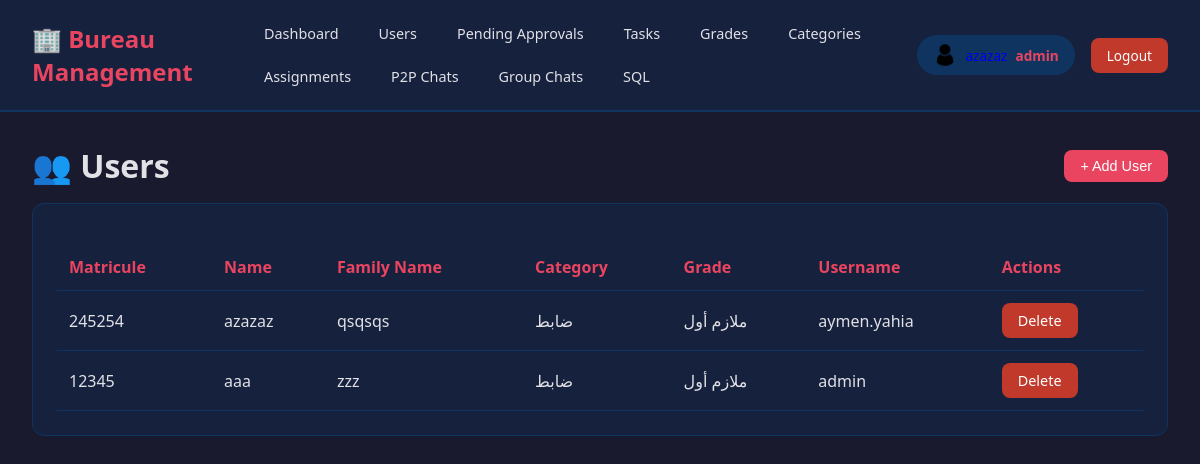
/web/users (signed in), run on the app's committed database.
### database.py (models this page shows)
class User(db.Model):
    __tablename__ = 'users'
    matricule = db.Column(db.Text, primary_key=True)
    name = db.Column(db.Text, nullable=False)
    family_name = db.Column(db.Text, nullable=False)
    category = db.Column(db.Integer, db.ForeignKey('categories.category_id'), nullable=False)
    grade = db.Column(db.Integer, db.ForeignKey('grades.grade_id'), nullable=True)
    user_name = db.Column(db.Text, nullable=False)
    password = db.Column(db.Text, nullable=False)
    profil_pic_url = db.Column(db.Text, nullable=False)
    user_role = db.Column(db.Integer, db.ForeignKey('user_roles.user_role_id'), nullable=False)
    is_approved = db.Column(db.Boolean, nullable=False, default=False)  # NEW: Approval status
    category_rel = db.relationship('Category', backref='users')
    grade_rel = db.relationship('Grade', backref='users')
    role_rel = db.relationship('UserRole', backref='users')
    approval_request = db.relationship('UserApprovalRequest', uselist=False, backref='user', cascade='all, delete-orphan')

class Category(db.Model):
    __tablename__ = 'categories'
    category_id = db.Column(db.Integer, primary_key=True)
    category_name = db.Column(db.Text, nullable=False)

class Grade(db.Model):
    __tablename__ = 'grades'
    grade_id = db.Column(db.Integer, primary_key=True)
    grade_name = db.Column(db.Text, nullable=False)
    category_id = db.Column(db.Integer, db.ForeignKey('categories.category_id'), nullable=False, default=1)
    category_rel = db.relationship('Category', backref='grades')

### app.py (the view)
@app.route('/web/users')
@admin_required
def web_users():
    users = User.query.all()
    grades = Grade.query.all()
    categories = Category.query.all()
    roles = UserRole.query.all()
    return render_template('tables/users.html', users=users, grades=grades, categories=categories, roles=roles)

### app.py (called while the page is built)
@app.context_processor
def inject_pending_approvals_count():
    def get_pending_approvals_count():
        return UserApprovalRequest.query.count()
    return dict(get_pending_approvals_count=get_pending_approvals_count)

### templates/tables/users.html (shortened to what this page needs)
{% extends "base.html" %}
{% block content %}
<div style="display: flex; justify-content: space-between; align-items: center; margin-bottom: 1rem;">
    <h1>👥 Users</h1>
    <button class="btn btn-primary" onclick="document.getElementById('addModal').classList.add('active')">+ Add User</button>
</div>
<div class="card">
    <table>
        <thead><tr><th>Matricule</th><th>Name</th><th>Family Name</th><th>Category</th><th>Grade</th><th>Username</th><th>Actions</th></tr></thead>
        <tbody>
            {% for user in users %}
            <tr><td>{{ user.matricule }}</td><td>{{ user.name }}</td><td>{{ user.family_name }}</td>
                <td>{{ user.category_rel.category_name if user.category_rel else user.category }}</td>
                <td>{{ user.grade_rel.grade_name if user.grade_rel else user.grade }}</td>
                <td>{{ user.user_name }}</td>
                <td><a href="{{ url_for('web_delete_user', matricule=user.matricule) }}" class="btn btn-danger" onclick="return confirm('Delete this user?')">Delete</a></td></tr>
            {% endfor %}
        </tbody>
    </table>
</div>
{% endblock %}

### templates/base.html (style rules this page uses)
* { margin: 0; padding: 0; box-sizing: border-box; }
body { font-family: 'Segoe UI', Tahoma, Geneva, Verdana, sans-serif; background: #1a1a2e; color: #e1e1e6; min-height: 100vh; }
.card { background: #16213e; border-radius: 12px; padding: 1.5rem; margin-bottom: 1.5rem; border: 1px solid #0f3460; }
table { width: 100%; border-collapse: collapse; margin-top: 1rem; }
th, td { padding: 0.75rem; text-align: left; border-bottom: 1px solid #0f3460; }
th { color: #e94560; font-weight: 600; }
.btn { display: inline-block; padding: 0.5rem 1rem; border-radius: 8px; text-decoration: none; border: none; cursor: pointer; font-size: 0.9rem; transition: all 0.3s; }
.btn-primary { background: #e94560; color: white; }
.btn-danger { background: #c0392b; color: white; }

### data on the page
User: matricule "245254", name "azazaz", family_name "qsqsqs", category_rel "ضابط", grade_rel "ملازم أول", user_name "aymen.yahia"
User: matricule "12345", name "aaa", family_name "zzz", category_rel "ضابط", grade_rel "ملازم أول", user_name "admin"

### other printed values
{{ session.get('user_role_name', 'Unknown') }} "admin"
